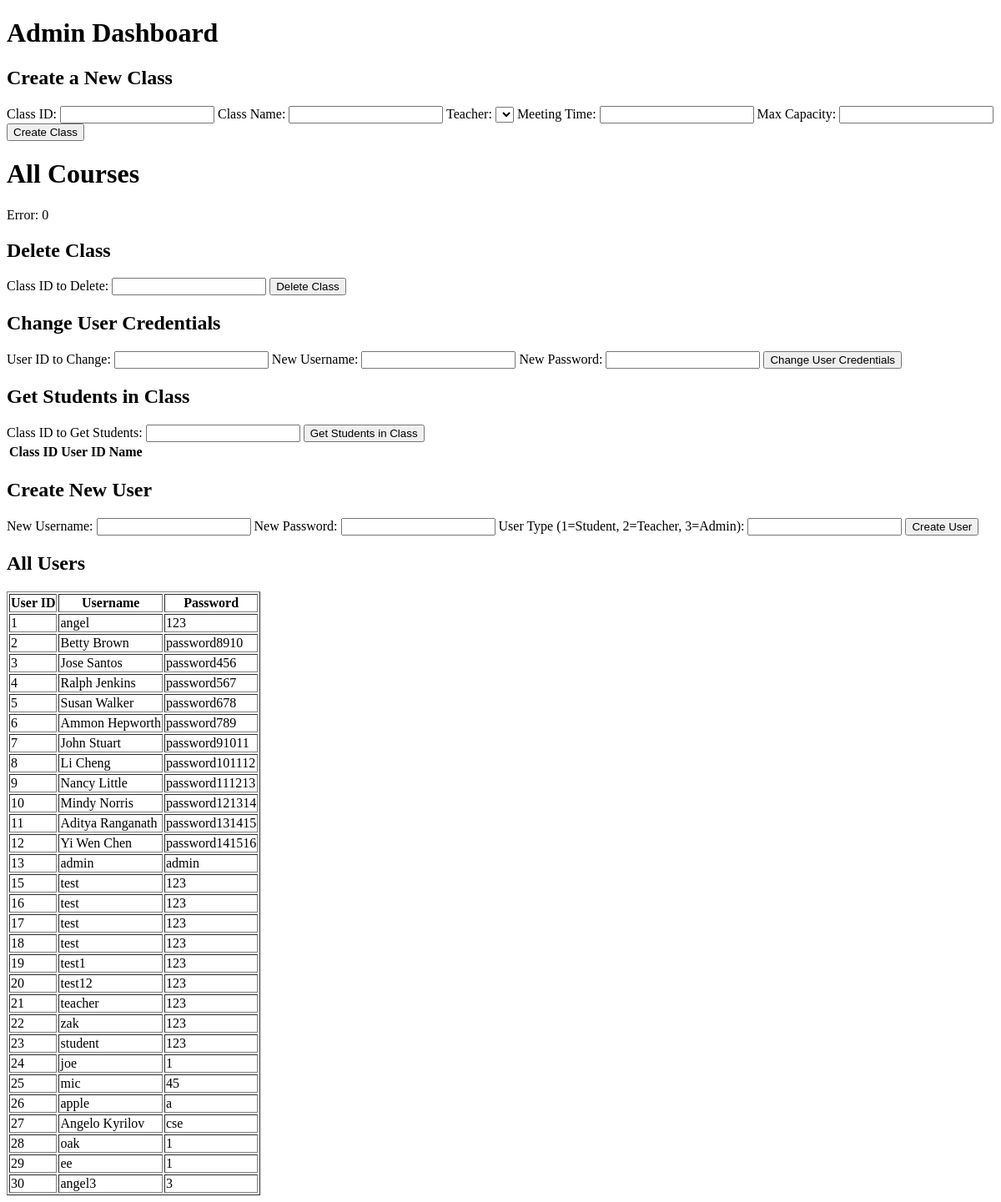
/admin, run on an earlier commit of the app's database.
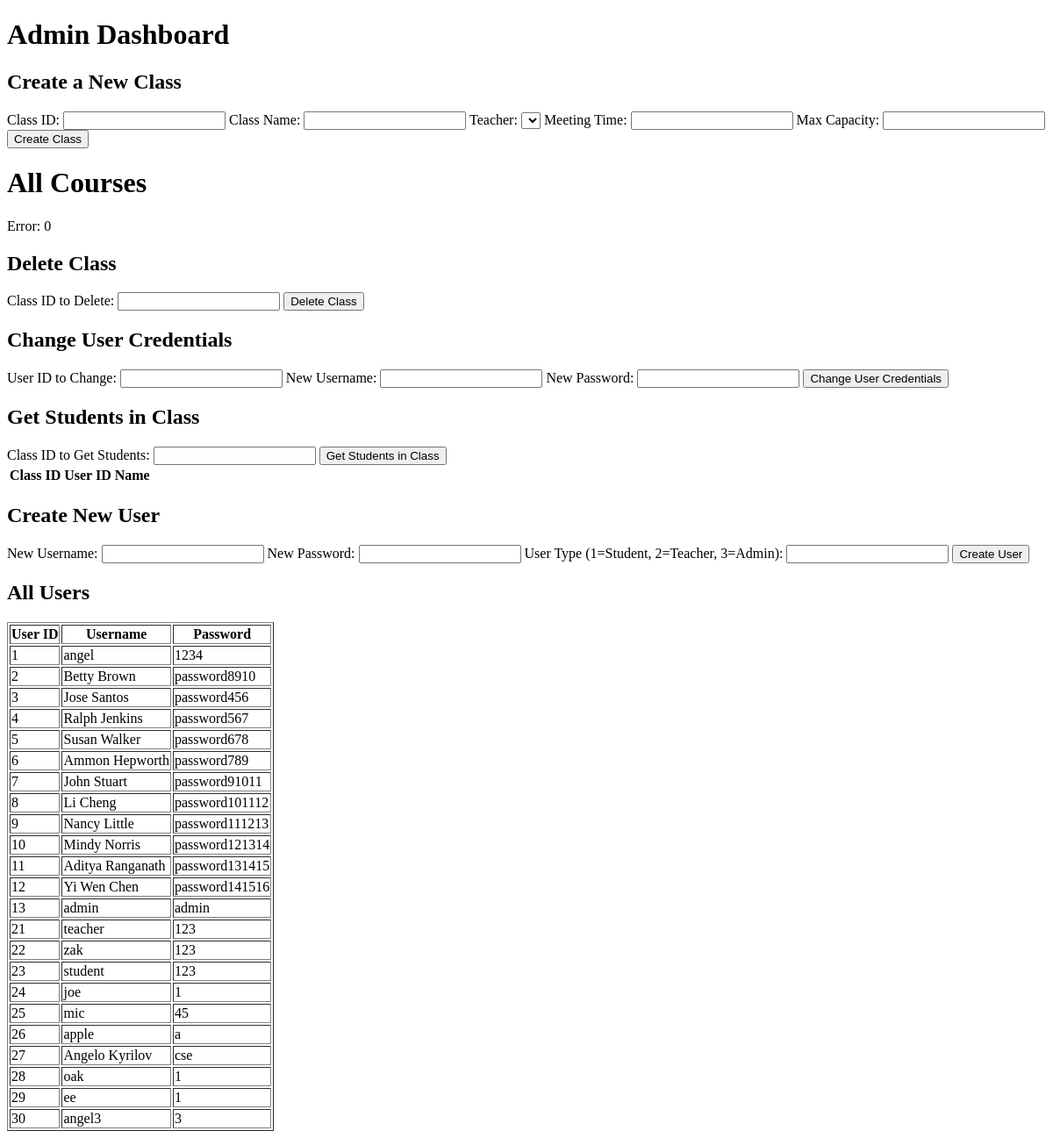
And on a later commit of the database.
### app.py (models this page shows, shortened)
class Users(db.Model, UserMixin):
    UserId = db.Column(db.Integer, primary_key=True)
    FirstLastName = db.Column(db.String(80), unique=True, nullable=False)
    Password = db.Column(db.String(120), nullable=False)
    Type = db.Column(db.Integer, nullable=False, default=1)  # Student, Teacher, Admin

### app.py (the view)
@app.route('/admin')
def admin():
    all_users = Users.query.all()
    return render_template('admin.html', all_users=all_users)

### templates/admin.html (shortened to what this page needs)
<!DOCTYPE html>
<html lang="en">
<head>
</head>
<body>
    <h1>Admin Dashboard</h1>
    <h2>Create a New Class</h2>
    <form onsubmit="return createClass()" id="createClassForm">
        <label for="class_id">Class ID:</label>
        <input type="text" name="class_id" required>
        <label for="class_name">Class Name:</label>
        <input type="text" name="class_name" required>
        <label for="teacher_id">Teacher:</label>
        <select name="teacher_id" id="teacherDropdown" required>
        </select>
        <label for="meetingTime">Meeting Time:</label>
        <input type="text" name="meetingTime" required>
        <label for="max_capacity">Max Capacity:</label>
        <input type="number" name="max_capacity" required>
        <button type="submit">Create Class</button>
    </form>
        <body onload="openAllCourses()">
            <h1>All Courses</h1>
            <div id="resultAllCourses">
            </div>
        </body>
        <body>
            <h2>Delete Class</h2>
            <form onsubmit="return deleteClass()" id="deleteClassForm">
                <label for="class_id_to_delete">Class ID to Delete:</label>
                <input type="text" name="class_id_to_delete" required>
                <button type="submit">Delete Class</button>
            </form>
<h2>Change User Credentials</h2>
<form onsubmit="return changeUserCredentials()" id="changeUserCredentialsForm">
    <label for="user_id_to_change">User ID to Change:</label>
    <input type="text" name="user_id_to_change" required>
    <label for="new_username">New Username:</label>
    <input type="text" name="new_username">
    <label for="new_password">New Password:</label>
    <input type="password" name="new_password">
    <button type="submit">Change User Credentials</button>
</form>
            <h2>Get Students in Class</h2>
                <label for="class_id_to_get_students">Class ID to Get Students:</label>
                <input type="text" name="class_id_to_get_students" required id="classID">
                <button onclick="getStudentsInClass()">Get Students in Class</button>
            <div id="resultGetStudentsInClass">
                <table id="studentTable">
                    <thead>
                        <tr>
                            <th>Class ID</th>
                            <th>User ID</th>
                            <th>Name</th>
                        </tr>
                    </thead>
                </table>
            </div>
        </body>
<h2>Create New User</h2>
<form onsubmit="return createUser()" id="createUserForm">
    <label for="new_username">New Username:</label>
    <input type="text" name="new_username" required>
    <label for="new_password">New Password:</label>
    <input type="password" name="new_password" required>
    <label for="user_type">User Type (1=Student, 2=Teacher, 3=Admin):</label>
    <input type="number" name="user_type" required>
    <button type="submit">Create User</button>
</form>
    <h2>All Users</h2>
    <table border="1">
        <tr>
            <th>User ID</th>
            <th>Username</th>
            <th>Password</th>
        </tr>
        {% for user in all_users %}
            <tr>
                <td>{{ user.UserId }}</td>
                <td>{{ user.FirstLastName }}</td>
                <td>{{ user.Password }}</td>
            </tr>
        {% endfor %}
    </table>
</html>

What changed in the data, as far as the page shows it:
removed Users: UserId "15", FirstLastName "test", Password "123"
removed Users: UserId "16", FirstLastName "test", Password "123"
removed Users: UserId "17", FirstLastName "test", Password "123"
removed Users: UserId "18", FirstLastName "test", Password "123"
removed Users: UserId "19", FirstLastName "test1", Password "123"
removed Users: UserId "20", FirstLastName "test12", Password "123"
changed Users "angel": Password "123" → "1234"
